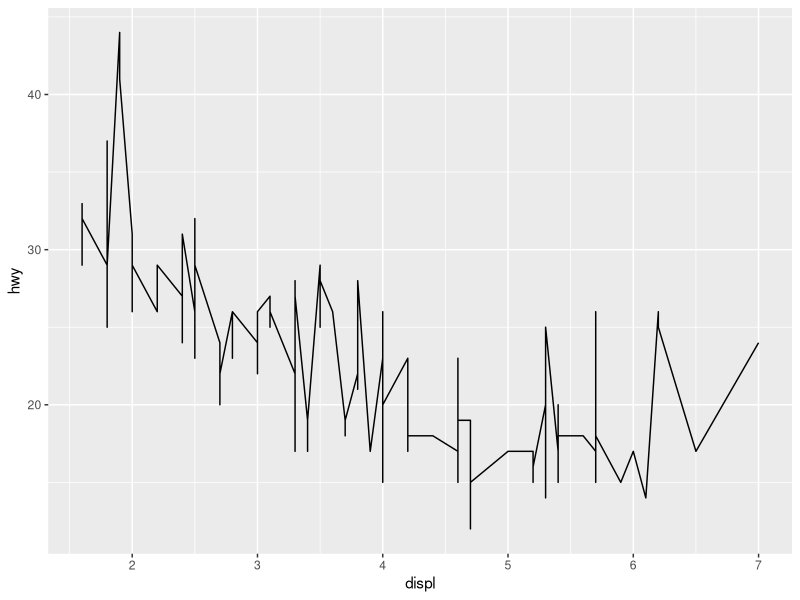
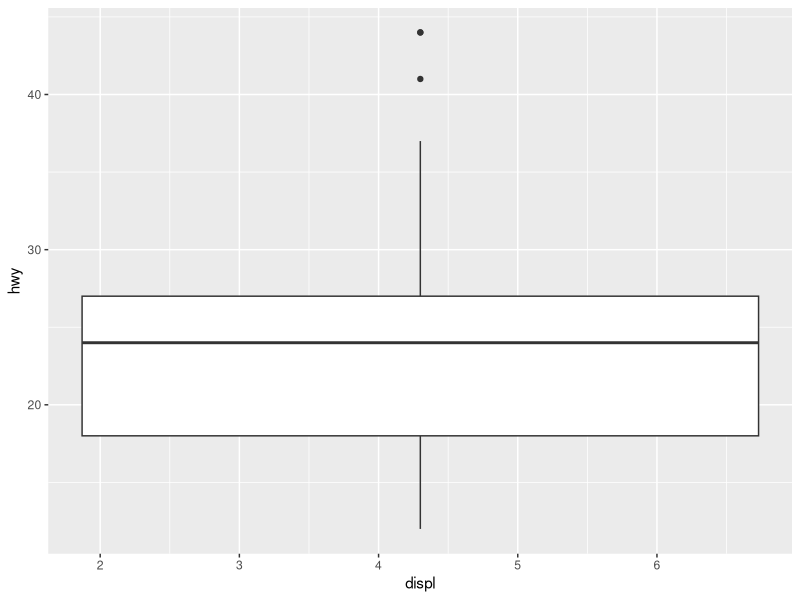
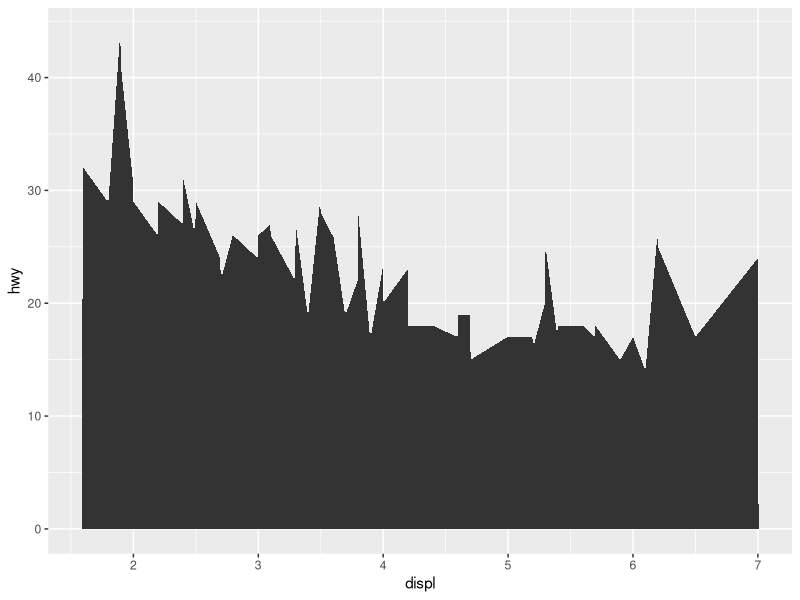
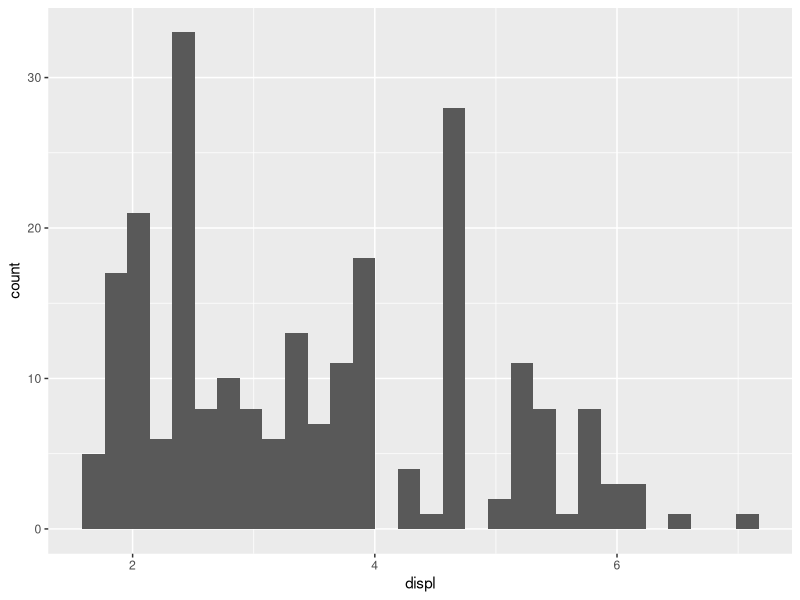
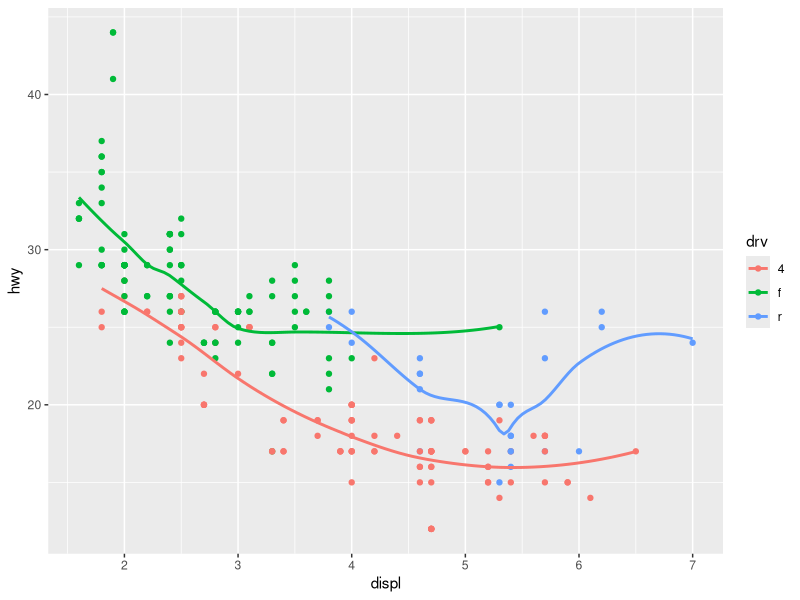
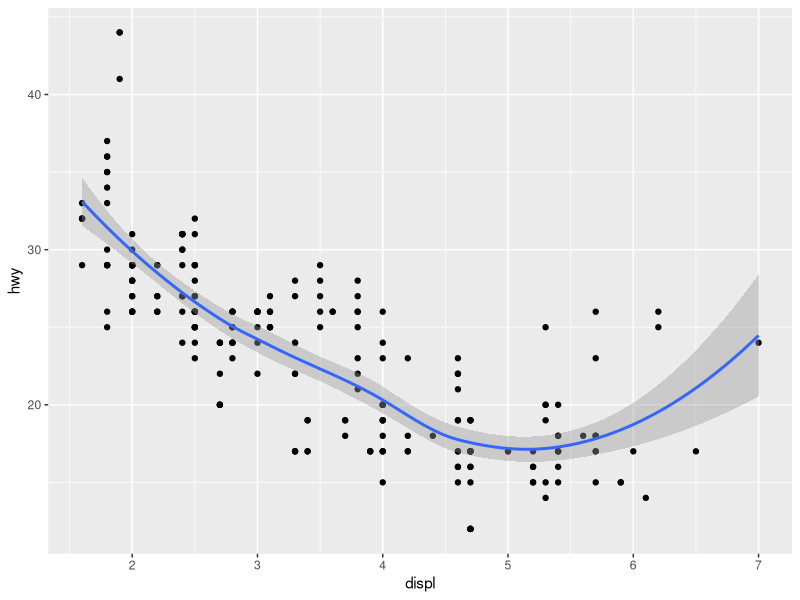
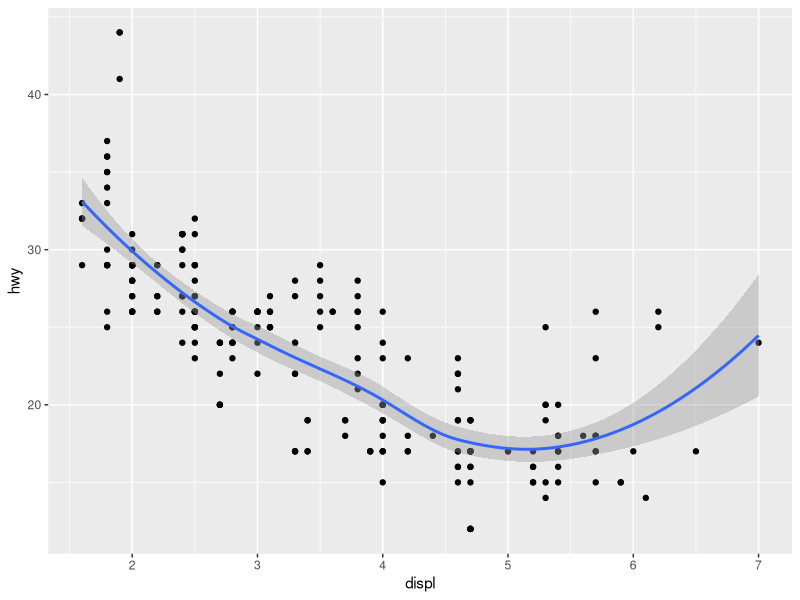
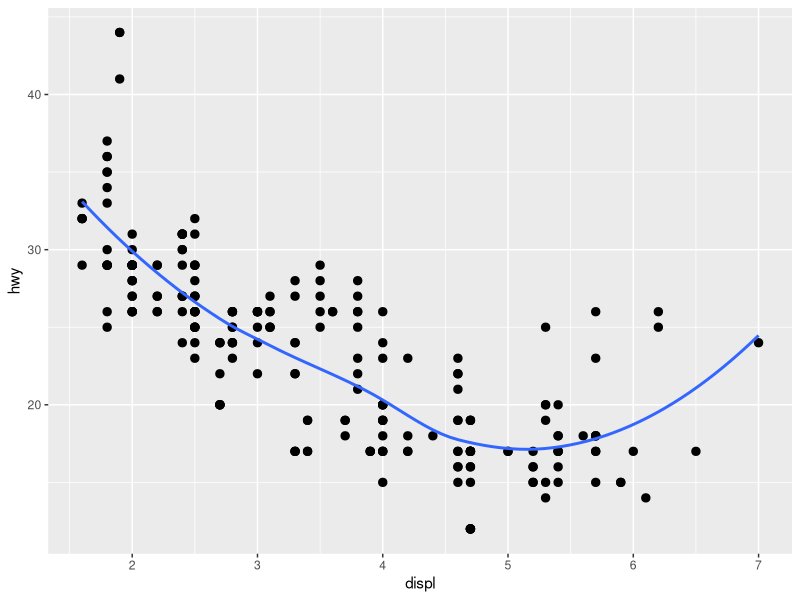

The R source for these figures, in order:
## ---- chunk 1
library(tidyverse)
library(mapproj)
## ---- chunk 2
p <- ggplot(data = mpg, aes(x = displ, y = hwy))
p + geom_line()
p + geom_boxplot()
p + geom_area()
q <- ggplot(data = mpg, mapping = aes(x = displ))
q + geom_histogram()
## ---- chunk 3
ggplot(data = mpg, mapping = aes(x = displ, y = hwy, color = drv)) + 
  geom_point() + 
  geom_smooth(se = FALSE)
## ---- chunk 4
ggplot(data = mpg, aes(x = displ, y = hwy)) + 
  geom_point() + 
  geom_smooth()

ggplot() + 
  geom_point(data = mpg, aes(x = displ, y = hwy)) + 
  geom_smooth(data = mpg, aes(x = displ, y = hwy))
## ---- chunk 5
p <- ggplot(data = mpg, mapping = aes(x = displ, y = hwy))  
p + geom_point(size=2.5) + 
    geom_smooth(se=FALSE, size=1)

p + geom_point(size=2.5) + 
    geom_smooth(se=FALSE, size=1, aes(group=drv))

ggplot(data = mpg, mapping = aes(x = displ, y = hwy, color=drv)) +
  geom_point(size=2.5, aes(fill=drv)) + 
  geom_smooth(se=FALSE, size=1)

p + geom_point(size=2.5, aes(color = drv)) + 
  geom_smooth(se=FALSE, size=1)

p + geom_point(size=2.5, aes(color=drv)) + 
  geom_smooth(se=FALSE, size=1, aes(linetype=drv))

p + 
  geom_point(aes(fill=drv), shape = 21, color = "white", size = 2.5, stroke = 2)
## ---- chunk 6
ggplot(data = diamonds, aes(x = cut, y = depth)) + 
  geom_pointrange(stat="summary", fun.ymin = min, fun.ymax = max, fun.y = median)
## ---- chunk 7
ggplot(data = diamonds) + 
  geom_bar(mapping = aes(x = cut, y = ..prop.., group = 1))
ggplot(data = diamonds) + 
  geom_col(mapping = aes(x = cut, y = 1))
## ---- chunk 8
ggplot(data = diamonds) + 
  geom_bar(aes(x = cut, y = ..prop..))
ggplot(data = diamonds) + 
  geom_bar(aes(x = cut, fill = color, y = ..prop..))
## ---- chunk 9
ggplot(data = diamonds) + 
  geom_bar(aes(x = cut, y = ..prop.., group = 1))

ggplot(data = diamonds) + 
  geom_bar(aes(x = cut, fill=color, y = ..prop.., group = 1))
## ---- chunk 10
ggplot(data = mpg, aes(x = cty, y = hwy)) + 
  geom_point()
## ---- chunk 11
ggplot(data = mpg, mapping = aes(x = cty, y = hwy)) + 
  geom_point(position="jitter")
## ---- chunk 12
ggplot(data = mpg, mapping = aes(x = cty, y = hwy)) + 
  geom_jitter(size=1.5)
## ---- chunk 13
ggplot(data = mpg, mapping = aes(x = cty, y = hwy)) + 
  geom_jitter()

ggplot(data = mpg, mapping = aes(x = cty, y = hwy)) + 
  geom_count()
## ---- chunk 14
p <- ggplot(data = mpg, aes(x=drv, y=cty)) 
p + geom_boxplot() 
p + geom_boxplot(position='dodge') # the same
## ---- chunk 15
p <- ggplot(data=diamonds, aes(cut, fill=clarity))
p + geom_bar() + coord_polar()
## ---- chunk 16
nz <- map_data("nz")

ggplot(nz, aes(long, lat, group = group)) +
  geom_polygon(fill = "white", colour = "black")

ggplot(nz, aes(long, lat, group = group)) +
  geom_polygon(fill = "white", colour = "black") +
  coord_quickmap()

ggplot(nz, aes(long, lat, group = group)) +
  geom_polygon(fill = "white", colour = "black") +
  coord_map()
## ---- chunk 17
ggplot(data = mpg, mapping = aes(x = cty, y = hwy)) +
  geom_point() + geom_abline() +
  coord_fixed()
## ---- chunk 18
# adjusting the plot aspect ratio
p <- ggplot(mtcars, aes(mpg, wt)) + geom_point()
p + coord_fixed(ratio = 1)
p + coord_fixed(ratio = 5)
p + coord_fixed(ratio = 1/5)
